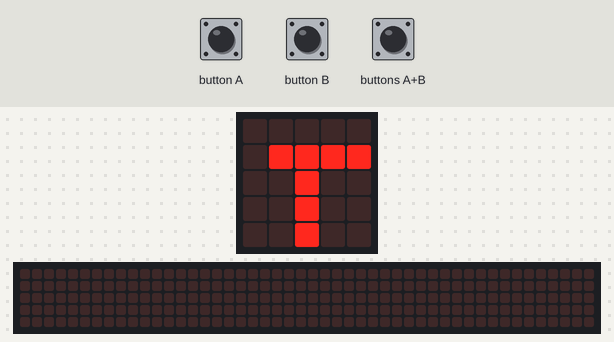
Recording of a program running on a simulated BBC micro:bit (MakeCode). Shown: the board's 5×5 LED display, a strip that is not on the board, showing the scrolling text unrolled. Inputs (shaded band) come from the test bench. The 48×5 strip is a reading aid, not a part: it shows the text the display is scrolling, unrolled, one strip-width of it at a time.

Above: at 4.3 s.
4.4 s: button A pressed for 0.15 s
At 5.9 s:
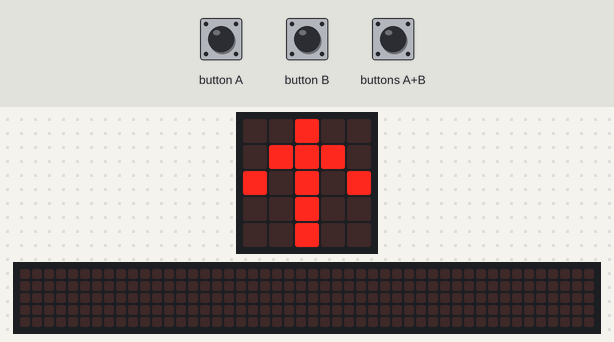
At 13.22 s:
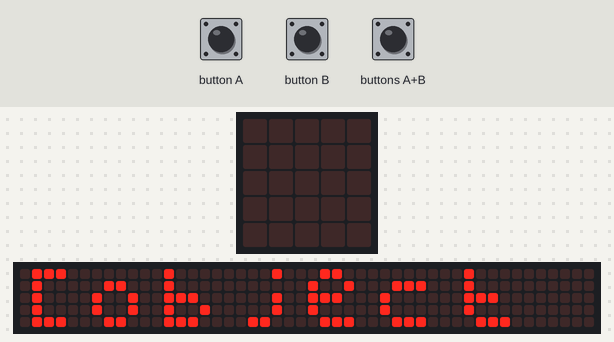

Measured:
- after the input at 4.4 s, the display: first differs from a run without the input after 1.7 s (image 2 shows a later state)
- what the display in image 0 shows lasts 0.4 s, from 3.9 s to 4.3 s
- what the display in image 1 shows lasts 0.6 s, from 5.5 s to 6.1 s

The program:

main.ts
```typescript
input.onButtonPressed(Button.A, function () {
    control.raiseEvent(
    EventBusSource.MICROBIT_ID_BUTTON_A,
    EventBusValue.MICROBIT_EVT_ANY
    )
    basic.showString("" + (game.createSprite(2, 2)))
})
input.onButtonPressed(Button.AB, function () {
    basic.showArrow(ArrowNames.North)
})
input.onButtonPressed(Button.B, function () {
    basic.showArrow(ArrowNames.South)
    basic.pause(3)
    basic.showLeds(`
        . . # . .
        . . # # #
        . # # . .
        . # . . .
        # # # # #
        `)
    basic.showArrow(ArrowNames.North)
    basic.showArrow(ArrowNames.NorthEast)
    basic.showArrow(ArrowNames.East)
    basic.showArrow(ArrowNames.SouthEast)
    basic.showArrow(ArrowNames.South)
    basic.showArrow(ArrowNames.SouthWest)
    basic.showArrow(ArrowNames.West)
    basic.showArrow(ArrowNames.NorthWest)
})
basic.showLeds(`
    . . . . #
    . # # . #
    # # # # #
    # . # # .
    # . # . .
    `)
basic.showNumber(20)
basic.forever(function () {
    basic.showLeds(`
        . . . . .
        . # # # .
        . # . . .
        . # # # .
        . # . . .
        `)
    basic.showLeds(`
        . # . . #
        . # . . #
        . # . . #
        . # # # #
        . # . . #
        `)
    basic.showLeds(`
        . . . . .
        . # # # #
        . . # . .
        . . # . .
        . . # . .
        `)
    basic.showLeds(`
        # . . . .
        # . . . .
        # # # # .
        . . . # .
        . . . # .
        `)
    basic.showLeds(`
        . . # . .
        . . . # .
        . . . # #
        . . . # .
        . . # # .
        `)
    basic.showLeds(`
        . # # # .
        . . # . .
        . # # . .
        # # . . .
        # # # # #
        `)
    basic.showArrow(ArrowNames.North)
})
```

test.ts
```typescript
// test ender her, dette bliver ikke kompileret, når denne pakke bruges som en udvidelse.
```
